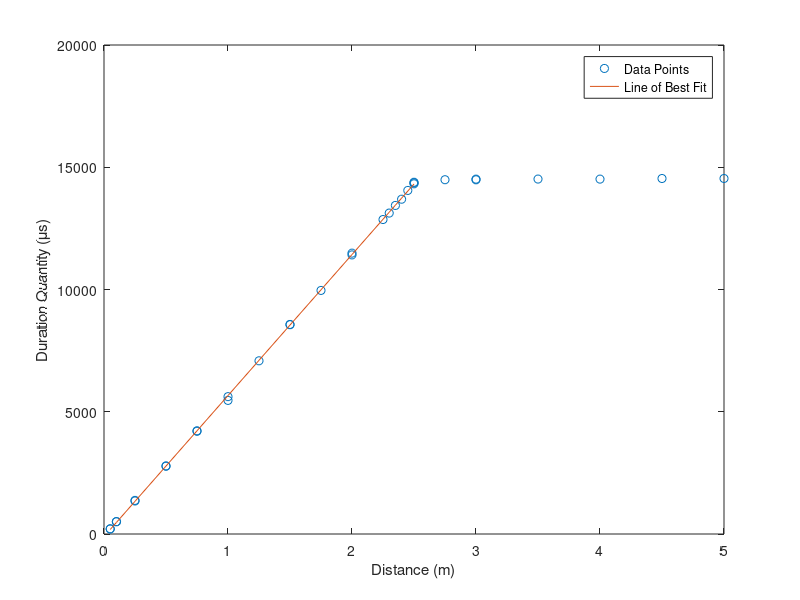

Source code (MATLAB):
Rdist = [0.05 0.05 0.1 0.1 0.25 0.25 0.5 0.5 0.75 0.75 1 1 1.25 1.5 1.5 1.75 2 2 2.25 2.3 2.35 2.4 2.45 2.5 2.5 2.5 2.75 3 3 3.5 4 4.5 5];
Edist = [211 207 501 507 1350 1375 2772 2785 4221 4202 5464 5618 7084 8561 8571 9962 11415 11487 12862 13126 13438 13693 14052 14323 14363 14386 14490 14514 14487 14517 14515 14540 14541];
plot(Rdist,Edist, 'o')
hold on;

f = polyfit(Rdist(1:1:26),Edist(1:1:26),1)
mfit = polyval(f,Rdist(1:1:26));
plot(Rdist(1:1:26),mfit);
legend('Data Points','Line of Best Fit',Location='northwest');
xlabel('Distance (m)');
ylabel('Duration Quantity (μs)');